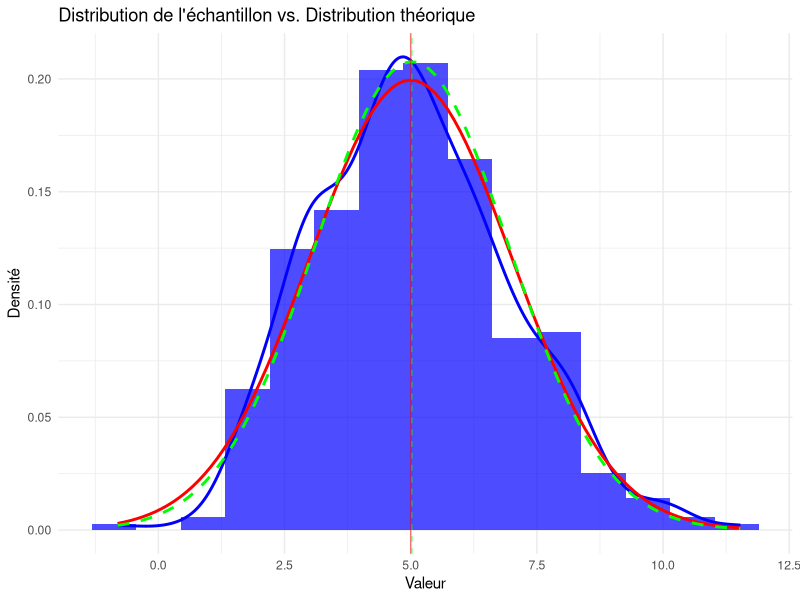
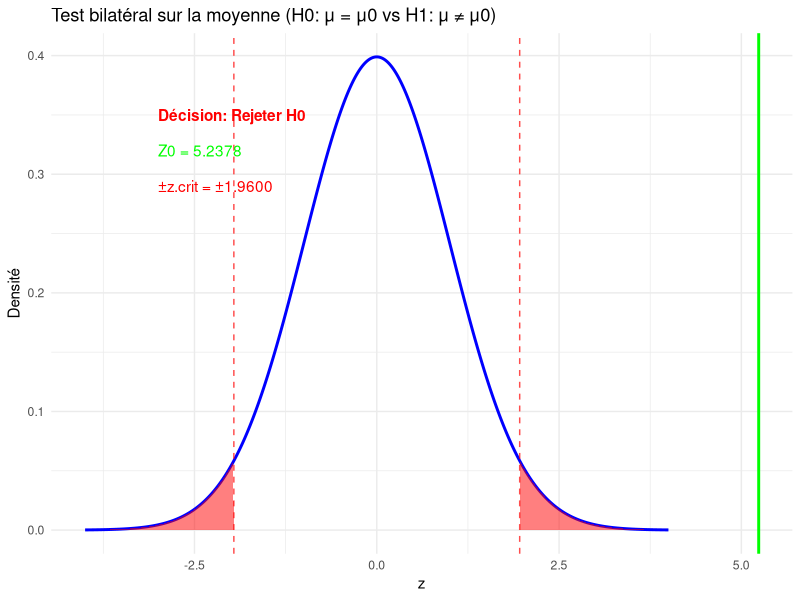
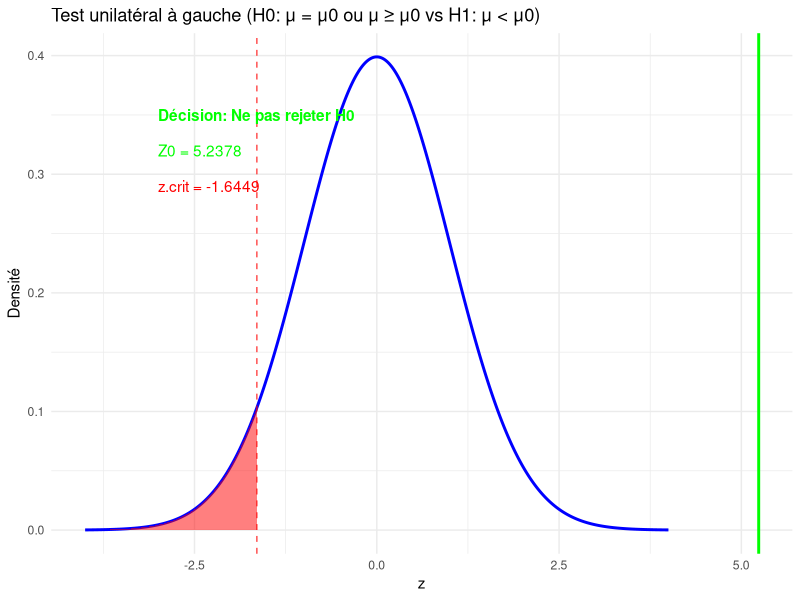
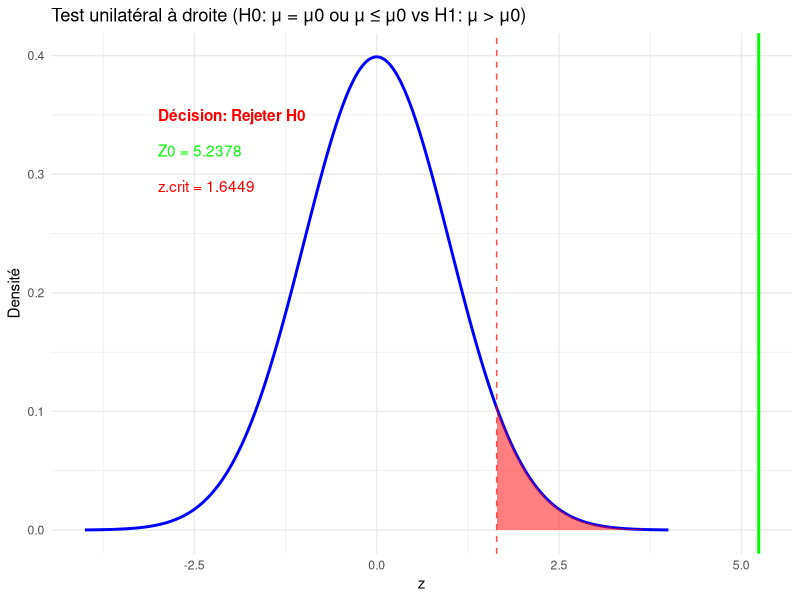
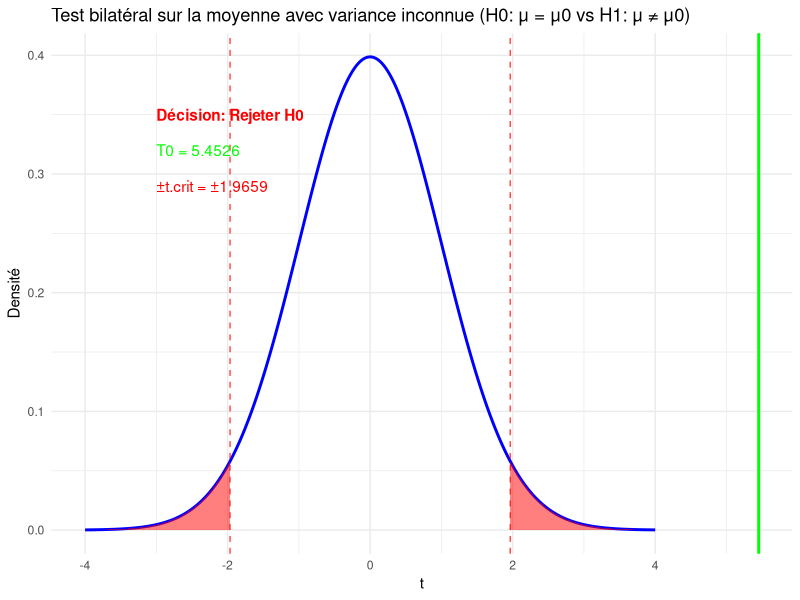
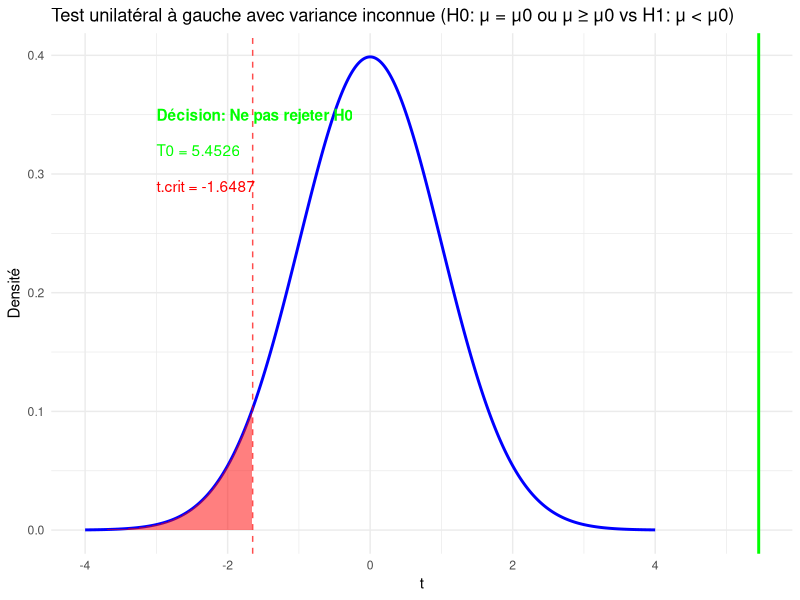
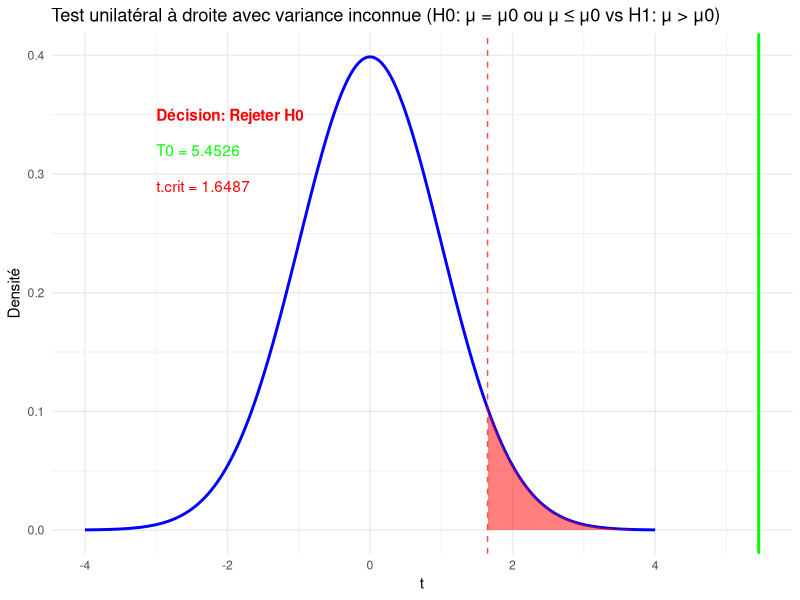

Write R code to recreate these figures, in order.
# TP sur la Théorie des Tests Statistiques
#
# Dans ce TP, nous allons explorer les tests paraméétriques sur des lois normales, en particulier :
# 1. Tests sur la moyenne d'une loi normale (avec variance connue ou inconnue)
# 2. Tests sur la variance d'une loi normale (avec moyenne connue)
#
# Ces tests sont fondamentaux en statistique inférentielle et constituent la base de nombreuses méthodes d'analyse statistique.

# Importation des bibliothèques nécessaires
library(ggplot2)

# Configuration pour de meilleurs graphiques
theme_set(theme_bw())

## 1. Tests sur la moyenne d'une loi normale
#
# Considérons l'hypothèse suivante :
#
# On suppose que l'on dispose de (X_1, X_2, ..., X_n) un échantillon issu de X qui suit une loi N(μ, σ²).
#
# Nous allons examiner les tests pour H_0 : μ = μ_0 contre différentes alternatives.

### 1.1 Génération d'un échantillon pour la démonstration

# Paramètres pour notre simulation
set.seed(0)  # Pour la reproductibilité
n <- 400  # Taille de l'échantillon
mu_true <- 5  # Vraie moyenne de la population
sigma_true <- 2  # Vraie écart-type de la population

# Génération d'un échantillon
sample_data <- rnorm(n, mu_true, sigma_true)

# Statistiques descriptives
x_bar <- mean(sample_data)
s <- sd(sample_data)

cat(sprintf("Moyenne de l'échantillon: %.4f\n", x_bar))
cat(sprintf("Écart-type de l'échantillon: %.4f\n", s))

# Visualisation de l'échantillon
p <- ggplot() +
  geom_histogram(aes(x = sample_data, y = after_stat(density)), bins = 15, alpha = 0.7, fill = "blue") +
  geom_density(aes(x = sample_data), color = "blue", linewidth = 1) +
  stat_function(fun = dnorm, args = list(mean = mu_true, sd = sigma_true), 
                color = "red", linewidth = 1) +
  stat_function(fun = dnorm, args = list(mean = x_bar, sd = s), 
                color = "green", linewidth = 1, linetype = "dashed") +
  geom_vline(xintercept = mu_true, color = "red", alpha = 0.5) +
  geom_vline(xintercept = x_bar, color = "green", alpha = 0.5, linetype = "dashed") +
  labs(
    title = "Distribution de l'échantillon vs. Distribution théorique",
    x = "Valeur",
    y = "Densité"
  ) +
  theme_minimal()

print(p)

### 1.2 Test sur la moyenne avec variance connue
#
# Si σ² est connu, on utilise la fonction pivotale Z_0 = (X̄ - μ_0)/(σ/√n) ~ N(0, 1)
#
# Cas bilatéral: H_0 : μ = μ_0 contre H_1 : μ ≠ μ_0
# - Région critique: RC_α = {|Z_0| > z_{α/2}}
#
# Cas unilatéral à gauche: H_0 : μ = μ_0 (ou μ ≥ μ_0) contre H_1 : μ < μ_0
# - Région critique: RC_α = {Z_0 < -z_{α}}
#
# Cas unilatéral à droite: H_0 : μ = μ_0 (ou μ ≤ μ_0) contre H_1 : μ > μ_0
# - Région critique: RC_α = {Z_0 > z_{α}}

test_mean_known_variance <- function(sample, mu0, sigma_known, alpha = 0.05, alternative = "two.sided") {
  # Test sur la moyenne d'une loi normale avec variance connue.
  #
  # Parameters:
  # -----------
  # sample : vector
  #     Échantillon à tester
  # mu0 : numeric
  #     Valeur de la moyenne sous H0
  # sigma_known : numeric
  #     Écart-type connu de la population
  # alpha : numeric, optional
  #     Niveau de signification (default = 0.05)
  # alternative : character, optional
  #     Type d'alternative ("two.sided", "less", "greater", default = "two.sided")
  #
  # Returns:
  # --------
  # list
  #     Résultats du test (statistique, p-value, décision)
  
  n <- length(sample)
  x_bar <- mean(sample)
  z0 <- (x_bar - mu0) / (sigma_known / sqrt(n))
  
  # Calcul de la p-value selon l'alternative
  if (alternative == "two.sided") {
    p_value <- 2 * pnorm(-abs(z0))
    critical_value <- qnorm(1 - alpha/2)
    reject <- abs(z0) > critical_value
  } else if (alternative == "less") {
    p_value <- pnorm(z0)
    critical_value <- qnorm(alpha)
    reject <- z0 < critical_value
  } else if (alternative == "greater") {
    p_value <- pnorm(z0, lower.tail = FALSE)
    critical_value <- qnorm(1 - alpha)
    reject <- z0 > critical_value
  } else {
    stop("alternative must be 'two.sided', 'less' or 'greater'")
  }
  
  # Décision
  decision <- ifelse(reject, "Rejeter H0", "Ne pas rejeter H0")
  
  return(list(
    statistic = z0,
    p_value = p_value,
    critical_value = critical_value,
    decision = decision,
    reject = reject
  ))
}

# Test avec variance connue
mu0 <- 4.5  # Valeur hypothétique de la moyenne
sigma_known <- 2  # Variance connue (dans un cas réel, cette valeur serait fournie)
alpha <- 0.05  # Niveau de signification

# Test bilatéral
result_bilateral <- test_mean_known_variance(sample_data, mu0, sigma_known, alpha, "two.sided")
cat("\nTest bilatéral H0: μ = μ0 vs H1: μ ≠ μ0\n")
cat(sprintf("Statistique Z0 = %.4f\n", result_bilateral$statistic))
cat(sprintf("Valeur critique z%s = %.4f\n", alpha/2, result_bilateral$critical_value))
cat(sprintf("p-value = %.4f\n", result_bilateral$p_value))
cat(sprintf("Décision (alpha=%s): %s\n", alpha, result_bilateral$decision))

# Test unilatéral à gauche
result_left <- test_mean_known_variance(sample_data, mu0, sigma_known, alpha, "less")
cat("\nTest unilatéral à gauche H0: μ = μ0 (ou μ ≥ μ0) vs H1: μ < μ0\n")
cat(sprintf("Statistique Z0 = %.4f\n", result_left$statistic))
cat(sprintf("Valeur critique -z%s = %.4f\n", alpha, result_left$critical_value))
cat(sprintf("p-value = %.4f\n", result_left$p_value))
cat(sprintf("Décision (alpha=%s): %s\n", alpha, result_left$decision))

# Test unilatéral à droite
result_right <- test_mean_known_variance(sample_data, mu0, sigma_known, alpha, "greater")
cat("\nTest unilatéral à droite H0: μ = μ0 (ou μ ≤ μ0) vs H1: μ > μ0\n")
cat(sprintf("Statistique Z0 = %.4f\n", result_right$statistic))
cat(sprintf("Valeur critique z%s = %.4f\n", alpha, result_right$critical_value))
cat(sprintf("p-value = %.4f\n", result_right$p_value))
cat(sprintf("Décision (alpha=%s): %s\n", alpha, result_right$decision))

### Visualisation du test (variance connue)

plot_test_normal <- function(result, test_type = "two.sided", alpha = 0.05) {
  # Visualise la région critique et la statistique de test pour une loi normale.
  #
  # Parameters:
  # -----------
  # result : list
  #     Résultats du test
  # test_type : character, optional
  #     Type de test (default = "two.sided")
  # alpha : numeric, optional
  #     Niveau de signification (default = 0.05)
  
  z0 <- result$statistic
  z <- seq(-4, 4, length.out = 1000)
  pdf_z <- dnorm(z)
  
  p <- ggplot() +
    geom_line(aes(x = z, y = pdf_z), color = "blue", linewidth = 1) +
    labs(x = "z", y = "Densité")
  
  if (test_type == "two.sided") {
    # Région critique bilatérale
    z_crit <- qnorm(1 - alpha/2)
    idx_left <- z <= -z_crit
    idx_right <- z >= z_crit
    
    p <- p +
      geom_area(aes(x = z[idx_left], y = pdf_z[idx_left]), fill = "red", alpha = 0.5) +
      geom_area(aes(x = z[idx_right], y = pdf_z[idx_right]), fill = "red", alpha = 0.5) +
      geom_vline(xintercept = -z_crit, color = "red", linetype = "dashed", alpha = 0.7) +
      geom_vline(xintercept = z_crit, color = "red", linetype = "dashed", alpha = 0.7) +
      labs(title = "Test bilatéral sur la moyenne (H0: μ = μ0 vs H1: μ ≠ μ0)")
    
  } else if (test_type == "less") {
    # Région critique unilatérale à gauche
    z_crit <- qnorm(alpha)
    idx <- z <= z_crit
    
    p <- p +
      geom_area(aes(x = z[idx], y = pdf_z[idx]), fill = "red", alpha = 0.5) +
      geom_vline(xintercept = z_crit, color = "red", linetype = "dashed", alpha = 0.7) +
      labs(title = "Test unilatéral à gauche (H0: μ = μ0 ou μ ≥ μ0 vs H1: μ < μ0)")
    
  } else if (test_type == "greater") {
    # Région critique unilatérale à droite
    z_crit <- qnorm(1 - alpha)
    idx <- z >= z_crit
    
    p <- p +
      geom_area(aes(x = z[idx], y = pdf_z[idx]), fill = "red", alpha = 0.5) +
      geom_vline(xintercept = z_crit, color = "red", linetype = "dashed", alpha = 0.7) +
      labs(title = "Test unilatéral à droite (H0: μ = μ0 ou μ ≤ μ0 vs H1: μ > μ0)")
  }
  
  # Statistique calculée
  p <- p + geom_vline(xintercept = z0, color = "green", size = 1)
  
  # Décision
  decision_text <- ifelse(result$reject, "Décision: Rejeter H0", "Décision: Ne pas rejeter H0")
  decision_color <- ifelse(result$reject, "red", "green")
  
  p <- p + annotate("text", x = -3, y = 0.35, label = decision_text, 
                     hjust = 0, fontface = 2, color = decision_color)
  
  # Légende
  p <- p + annotate("text", x = -3, y = 0.32, label = sprintf("Z0 = %.4f", z0), 
                     hjust = 0, color = "green")
  
  if (test_type == "two.sided") {
    p <- p + annotate("text", x = -3, y = 0.29, label = sprintf("±z.crit = ±%.4f", z_crit), 
                       hjust = 0, color = "red")
  } else if (test_type == "less") {
    p <- p + annotate("text", x = -3, y = 0.29, label = sprintf("z.crit = %.4f", z_crit), 
                       hjust = 0, color = "red")
  } else if (test_type == "greater") {
    p <- p + annotate("text", x = -3, y = 0.29, label = sprintf("z.crit = %.4f", z_crit), 
                       hjust = 0, color = "red")
  }
  
  p <- p + theme_minimal()
  
  print(p)
}

# Visualisation des tests pour variance connue
plot_test_normal(result_bilateral, "two.sided", alpha)
plot_test_normal(result_left, "less", alpha)
plot_test_normal(result_right, "greater", alpha)

### 1.3 Test sur la moyenne avec variance inconnue
#
# Si σ² est inconnu, on utilise la fonction pivotale T_0 = (X̄ - μ_0)/(S/√n) ~ T(n-1)
#
# Cas bilatéral: H_0 : μ = μ_0 contre H_1 : μ ≠ μ_0
# - Région critique: RC_α = {|T_0| > t_{n-1,α/2}}
#
# Cas unilatéral à gauche: H_0 : μ = μ_0 (ou μ ≥ μ_0) contre H_1 : μ < μ_0
# - Région critique: RC_α = {T_0 < -t_{n-1,α}}
#
# Cas unilatéral à droite: H_0 : μ = μ_0 (ou μ ≤ μ_0) contre H_1 : μ > μ_0
# - Région critique: RC_α = {T_0 > t_{n-1,α}}

test_mean_unknown_variance <- function(sample, mu0, alpha = 0.05, alternative = "two.sided") {
  # Test sur la moyenne d'une loi normale avec variance inconnue.
  #
  # Parameters:
  # -----------
  # sample : vector
  #     Échantillon à tester
  # mu0 : numeric
  #     Valeur de la moyenne sous H0
  # alpha : numeric, optional
  #     Niveau de signification (default = 0.05)
  # alternative : character, optional
  #     Type d'alternative ("two.sided", "less", "greater", default = "two.sided")
  #
  # Returns:
  # --------
  # list
  #     Résultats du test (statistique, p-value, décision)
  
  n <- length(sample)
  x_bar <- mean(sample)
  s <- sd(sample)
  t0 <- (x_bar - mu0) / (s / sqrt(n))
  
  # Degrés de liberté
  df <- n - 1
  
  # Calcul de la p-value selon l'alternative
  if (alternative == "two.sided") {
    p_value <- 2 * pt(-abs(t0), df)
    critical_value <- qt(1 - alpha/2, df)
    reject <- abs(t0) > critical_value
  } else if (alternative == "less") {
    p_value <- pt(t0, df)
    critical_value <- qt(alpha, df)
    reject <- t0 < critical_value
  } else if (alternative == "greater") {
    p_value <- pt(t0, df, lower.tail = FALSE)
    critical_value <- qt(1 - alpha, df)
    reject <- t0 > critical_value
  } else {
    stop("alternative must be 'two.sided', 'less' or 'greater'")
  }
  
  # Décision
  decision <- ifelse(reject, "Rejeter H0", "Ne pas rejeter H0")
  
  return(list(
    statistic = t0,
    p_value = p_value,
    critical_value = critical_value,
    decision = decision,
    reject = reject,
    df = df
  ))
}

# Test avec variance inconnue
mu0 <- 4.5  # Valeur hypothétique de la moyenne
alpha <- 0.05  # Niveau de signification

# Test bilatéral
result_bilateral_t <- test_mean_unknown_variance(sample_data, mu0, alpha, "two.sided")
cat("\nTest bilatéral H0: μ = μ0 vs H1: μ ≠ μ0\n")
cat(sprintf("Statistique T0 = %.4f\n", result_bilateral_t$statistic))
cat(sprintf("Degrés de liberté = %d\n", result_bilateral_t$df))
cat(sprintf("Valeur critique t_%d,%s = %.4f\n", result_bilateral_t$df, alpha/2, result_bilateral_t$critical_value))
cat(sprintf("p-value = %.4f\n", result_bilateral_t$p_value))
cat(sprintf("Décision (alpha=%s): %s\n", alpha, result_bilateral_t$decision))

# Test unilatéral à gauche
result_left_t <- test_mean_unknown_variance(sample_data, mu0, alpha, "less")
cat("\nTest unilatéral à gauche H0: μ = μ0 (ou μ ≥ μ0) vs H1: μ < μ0\n")
cat(sprintf("Statistique T0 = %.4f\n", result_left_t$statistic))
cat(sprintf("Valeur critique -t_%d,%s = %.4f\n", result_left_t$df, alpha, result_left_t$critical_value))
cat(sprintf("p-value = %.4f\n", result_left_t$p_value))
cat(sprintf("Décision (alpha=%s): %s\n", alpha, result_left_t$decision))

# Test unilatéral à droite
result_right_t <- test_mean_unknown_variance(sample_data, mu0, alpha, "greater")
cat("\nTest unilatéral à droite H0: μ = μ0 (ou μ ≤ μ0) vs H1: μ > μ0\n")
cat(sprintf("Statistique T0 = %.4f\n", result_right_t$statistic))
cat(sprintf("Valeur critique t_%d,%s = %.4f\n", result_right_t$df, alpha, result_right_t$critical_value))
cat(sprintf("p-value = %.4f\n", result_right_t$p_value))
cat(sprintf("Décision (alpha=%s): %s\n", alpha, result_right_t$decision))

### Visualisation du test (variance inconnue)

plot_test_student <- function(result, test_type = "two.sided", alpha = 0.05) {
  # Visualise la région critique et la statistique de test pour une loi de Student.
  #
  # Parameters:
  # -----------
  # result : list
  #     Résultats du test
  # test_type : character, optional
  #     Type de test (default = "two.sided")
  # alpha : numeric, optional
  #     Niveau de signification (default = 0.05)
  
  t0 <- result$statistic
  df <- result$df
  x <- seq(-4, 4, length.out = 1000)
  pdf_t <- dt(x, df)
  
  p <- ggplot() +
    geom_line(aes(x = x, y = pdf_t), color = "blue", linewidth = 1) +
    labs(x = "t", y = "Densité")
  
  if (test_type == "two.sided") {
    # Région critique bilatérale
    t_crit <- qt(1 - alpha/2, df)
    idx_left <- x <= -t_crit
    idx_right <- x >= t_crit
    
    p <- p +
      geom_area(aes(x = x[idx_left], y = pdf_t[idx_left]), fill = "red", alpha = 0.5) +
      geom_area(aes(x = x[idx_right], y = pdf_t[idx_right]), fill = "red", alpha = 0.5) +
      geom_vline(xintercept = -t_crit, color = "red", linetype = "dashed", alpha = 0.7) +
      geom_vline(xintercept = t_crit, color = "red", linetype = "dashed", alpha = 0.7) +
      labs(title = "Test bilatéral sur la moyenne avec variance inconnue (H0: μ = μ0 vs H1: μ ≠ μ0)")
    
  } else if (test_type == "less") {
    # Région critique unilatérale à gauche
    t_crit <- qt(alpha, df)
    idx <- x <= t_crit
    
    p <- p +
      geom_area(aes(x = x[idx], y = pdf_t[idx]), fill = "red", alpha = 0.5) +
      geom_vline(xintercept = t_crit, color = "red", linetype = "dashed", alpha = 0.7) +
      labs(title = "Test unilatéral à gauche avec variance inconnue (H0: μ = μ0 ou μ ≥ μ0 vs H1: μ < μ0)")
    
  } else if (test_type == "greater") {
    # Région critique unilatérale à droite
    t_crit <- qt(1 - alpha, df)
    idx <- x >= t_crit
    
    p <- p +
      geom_area(aes(x = x[idx], y = pdf_t[idx]), fill = "red", alpha = 0.5) +
      geom_vline(xintercept = t_crit, color = "red", linetype = "dashed", alpha = 0.7) +
      labs(title = "Test unilatéral à droite avec variance inconnue (H0: μ = μ0 ou μ ≤ μ0 vs H1: μ > μ0)")
  }
  
  # Statistique calculée
  p <- p + geom_vline(xintercept = t0, color = "green", size = 1)
  
  # Décision
  decision_text <- ifelse(result$reject, "Décision: Rejeter H0", "Décision: Ne pas rejeter H0")
  decision_color <- ifelse(result$reject, "red", "green")
  
  p <- p + annotate("text", x = -3, y = 0.35, label = decision_text, 
                     hjust = 0, fontface = 2, color = decision_color)
  
  # Légende
  p <- p + annotate("text", x = -3, y = 0.32, label = sprintf("T0 = %.4f", t0), 
                     hjust = 0, color = "green")
  
  if (test_type == "two.sided") {
    p <- p + annotate("text", x = -3, y = 0.29, label = sprintf("±t.crit = ±%.4f", t_crit), 
                       hjust = 0, color = "red")
  } else if (test_type == "less") {
    p <- p + annotate("text", x = -3, y = 0.29, label = sprintf("t.crit = %.4f", t_crit), 
                       hjust = 0, color = "red")
  } else if (test_type == "greater") {
    p <- p + annotate("text", x = -3, y = 0.29, label = sprintf("t.crit = %.4f", t_crit), 
                       hjust = 0, color = "red")
  }
  
  p <- p + theme_minimal()
  
  print(p)
}

# Visualisation des tests pour variance inconnue
plot_test_student(result_bilateral_t, "two.sided", alpha)
plot_test_student(result_left_t, "less", alpha)
plot_test_student(result_right_t, "greater", alpha)

# Rendu de TP
#
# Maintenant on effectue un test sur la variance d'une loi normale avec moyenne connue.
# L'objectif sera de montrer qu'on ne peut pas rejeter l'hypothèse nulle pour un échantillon 
# généré à partir d'une loi normale de paramètres μ = 0, σ = 1 et α = 0.05. On fixe σ_0 = 2.
#
# Pour cela, vous devrez :
# 1. Générer un échantillon de taille n = 400 à partir d'une loi normale de paramètres μ = 0 et σ = 1
# 2. Réaliser les tests sur la variance avec σ_0 = 2 et α = 0.05
# 3. Visualiser les tests réalisés

